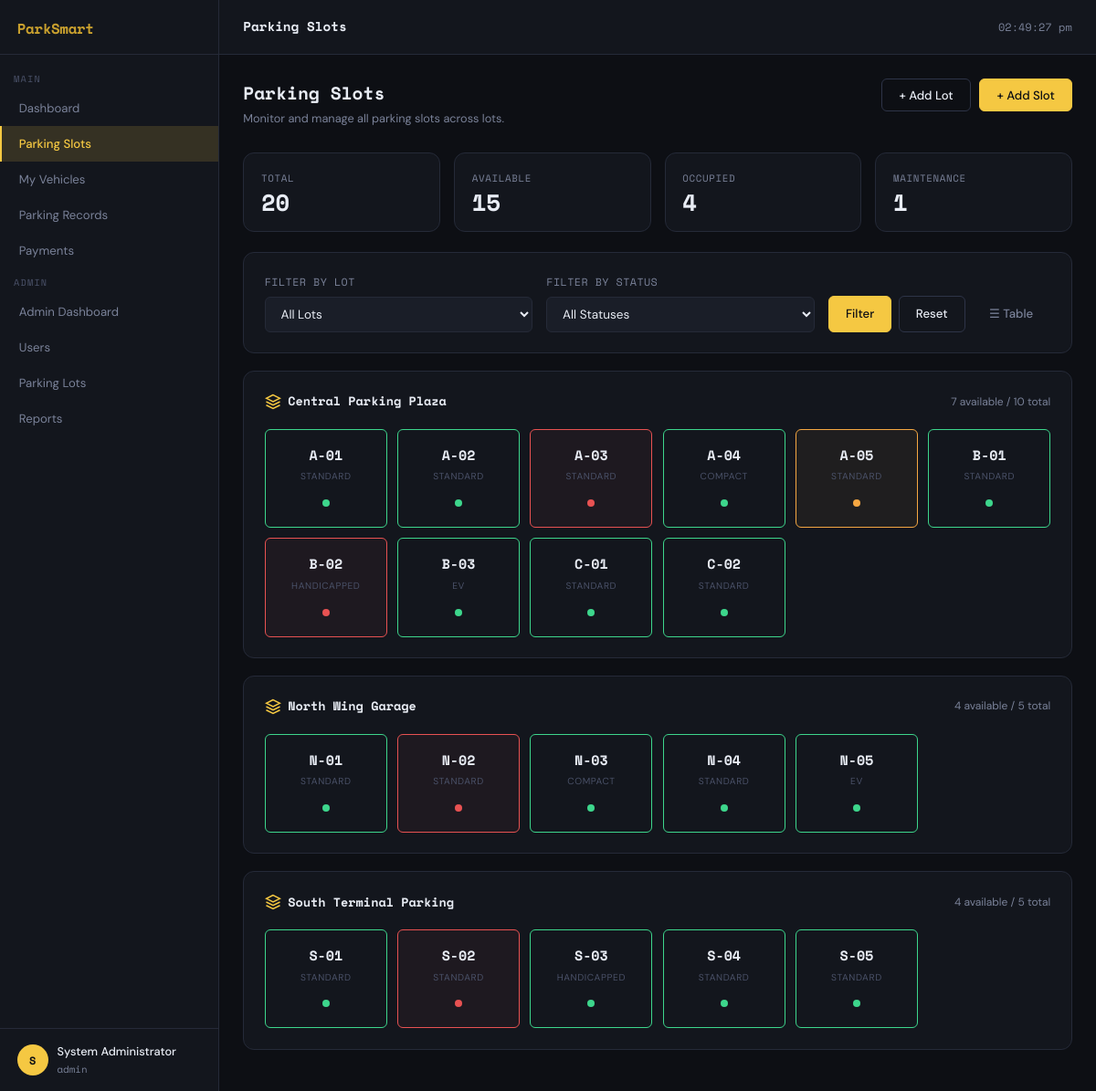
The page /views/slots/index.php (signed in) on the database its author committed.
### tables this page shows
CREATE TABLE parking_slots (
    slotID      INT AUTO_INCREMENT PRIMARY KEY,
    lotID       INT NOT NULL,
    slotNumber  VARCHAR(20) NOT NULL,
    location    VARCHAR(100) NOT NULL,
    status      ENUM('available','occupied','maintenance') NOT NULL DEFAULT 'available',
    slotType    ENUM('standard','compact','handicapped','ev') NOT NULL DEFAULT 'standard',
    createdAt   DATETIME DEFAULT CURRENT_TIMESTAMP,
    FOREIGN KEY (lotID) REFERENCES parking_lots(lotID) ON DELETE CASCADE,
    UNIQUE KEY unique_slot (lotID, slotNumber)
);

### auth/auth.php (called while the page is built, shortened)
<?php
require_once __DIR__ . '/../config/database.php';
function isLoggedIn(): bool {
    return isset($_SESSION['user_id']) && !empty($_SESSION['user_id']);
}
function isAdmin(): bool {
    return isLoggedIn() && ($_SESSION['user_role'] ?? '') === 'admin';
}

### config/database.php (called while the page is built, shortened)
<?php
function getDB(): PDO {
    static $pdo = null;
    if ($pdo === null) {
        $dsn = "mysql:host=" . DB_HOST . ";dbname=" . DB_NAME . ";charset=" . DB_CHARSET;
        $options = [
            PDO::ATTR_ERRMODE            => PDO::ERRMODE_EXCEPTION,
            PDO::ATTR_DEFAULT_FETCH_MODE => PDO::FETCH_ASSOC,
            PDO::ATTR_EMULATE_PREPARES   => false,
        ];
        try {
            $pdo = new PDO($dsn, DB_USER, DB_PASS, $options);
        } catch (PDOException $e) {
            http_response_code(500);
            die(json_encode(['success' => false, 'message' => 'Database connection failed.']));
        }
    }
    return $pdo;
}
function esc(string $str): string {
    return htmlspecialchars($str, ENT_QUOTES, 'UTF-8');
}

### models/ParkingSlot.php (called while the page is built, shortened)
<?php
require_once __DIR__ . '/../config/database.php';
class ParkingSlot {
    private PDO $db;
    public function __construct() {
        $this->db = getDB();
    }
    public function getAll(string $status = '', int $lotID = 0): array {
        $sql = "SELECT ps.*, pl.lotName FROM parking_slots ps
                JOIN parking_lots pl ON ps.lotID = pl.lotID WHERE 1=1";
        $params = [];
        $sql .= " ORDER BY pl.lotName, ps.slotNumber";
        $stmt = $this->db->prepare($sql);
        $stmt->execute($params);
        return $stmt->fetchAll();
    }
    public function getStats(): array {
        $stmt = $this->db->query(
            "SELECT
                COUNT(*) AS total,
                SUM(CASE WHEN status='available' THEN 1 ELSE 0 END) AS available,
                SUM(CASE WHEN status='occupied' THEN 1 ELSE 0 END) AS occupied,
                SUM(CASE WHEN status='maintenance' THEN 1 ELSE 0 END) AS maintenance
             FROM parking_slots"
        );
        return $stmt->fetch();
    }
}

### views/slots/index.php (the view, shortened to what this page needs)
<?php
require_once __DIR__ . '/../../auth/auth.php';
require_once __DIR__ . '/../../models/ParkingSlot.php';
require_once __DIR__ . '/../../includes/layout.php';
$ps     = new ParkingSlot();
$filter_status = $_GET['status'] ?? '';
$filter_lot    = (int)($_GET['lot'] ?? 0);
$slots  = $ps->getAll($filter_status, $filter_lot);
$stats  = $ps->getStats();
?>
<div class="page-header">
  <div class="page-header-left">
    <h1>Parking Slots</h1>
    <p>Monitor and manage all parking slots across lots.</p>
  </div>
  <div class="page-header-actions">
    <?php if (isAdmin()): ?>
    <button class="btn btn-outline" onclick="Modal.open('modal-add-lot')">+ Add Lot</button>
    <button class="btn btn-primary" onclick="Modal.open('modal-add-slot')">+ Add Slot</button>
    <?php endif; ?>
  </div>
</div>
<div class="stat-grid" style="grid-template-columns:repeat(4,1fr);margin-bottom:1.5rem">
  <div class="stat-card"><div class="stat-label">Total</div><div class="stat-value"><?= $stats['total'] ?></div></div>
  <div class="stat-card green"><div class="stat-label">Available</div><div class="stat-value"><?= $stats['available'] ?></div></div>
  <div class="stat-card red"><div class="stat-label">Occupied</div><div class="stat-value"><?= $stats['occupied'] ?></div></div>
  <div class="stat-card orange"><div class="stat-label">Maintenance</div><div class="stat-value"><?= $stats['maintenance'] ?></div></div>
</div>
<div class="card" style="margin-bottom:1.25rem">
  <form method="GET" style="display:flex;gap:1rem;flex-wrap:wrap;align-items:flex-end">
    <div class="form-group" style="margin:0;flex:1;min-width:150px">
      <label class="form-label">Filter by Lot</label>
      <select name="lot" class="form-control">
        <option value="">All Lots</option>
      </select>
    </div>
    <div class="form-group" style="margin:0;flex:1;min-width:150px">
      <label class="form-label">Filter by Status</label>
      <select name="status" class="form-control">
        <option value="">All Statuses</option>
      </select>
    </div>
    <div style="display:flex;gap:.5rem">
      <button type="submit" class="btn btn-primary">Filter</button>
      <a href="?" class="btn btn-outline">Reset</a>
      <button type="button" class="btn btn-ghost" onclick="toggleView()" id="view-toggle">☰ Table</button>
    </div>
  </form>
</div>
<div id="grid-view">
<?php
$grouped = [];
foreach ($slots as $s) { $grouped[$s['lotName']][] = $s; }
foreach ($grouped as $lotName => $lotSlots):
?>
<div class="card" style="margin-bottom:1.25rem">
  <div class="card-header">
    <div class="card-title">
      <svg viewBox="0 0 24 24" fill="none" stroke="currentColor" stroke-width="2" width="18" height="18"><polygon points="12 2 2 7 12 12 22 7 12 2"/><polyline points="2 17 12 22 22 17"/><polyline points="2 12 12 17 22 12"/></svg>
      <?= esc($lotName) ?>
    </div>
    <div style="font-size:.8rem;color:var(--text-muted)">
      <?= count(array_filter($lotSlots, fn($s) => $s['status'] === 'available')) ?> available /
      <?= count($lotSlots) ?> total
    </div>
  </div>
  <div class="slot-grid">
    <?php foreach ($lotSlots as $slot): ?>
    <div class="slot-tile <?= esc($slot['status']) ?>"
         onclick="<?= isAdmin() ? "openSlotEdit({$slot['slotID']}, '{$slot['slotNumber']}', '{$slot['status']}', '{$slot['slotType']}', {$slot['lotID']})" : '' ?>"
         title="<?= esc($slot['slotNumber']) ?> — <?= esc($slot['status']) ?>">
      <div class="slot-number"><?= esc($slot['slotNumber']) ?></div>
      <div class="slot-type"><?= esc($slot['slotType']) ?></div>
      <div class="slot-status-dot"></div>
    </div>
    <?php endforeach; ?>
  </div>
</div>
<?php endforeach; ?>
</div>

### rows shown on the page
parking_slots: slotNumber "A-01", slotType "STANDARD"
parking_slots: slotNumber "A-02", slotType "STANDARD"
parking_slots: slotNumber "A-03", slotType "STANDARD"
parking_slots: slotNumber "A-04", slotType "COMPACT"
parking_slots: slotNumber "A-05", slotType "STANDARD"
parking_slots: slotNumber "B-01", slotType "STANDARD"
parking_slots: slotNumber "B-02", slotType "HANDICAPPED"
parking_slots: slotNumber "B-03", slotType "EV"
parking_slots: slotNumber "C-01", slotType "STANDARD"
parking_slots: slotNumber "C-02", slotType "STANDARD"
parking_slots: slotNumber "N-01", slotType "STANDARD"
parking_slots: slotNumber "N-02", slotType "STANDARD"
parking_slots: slotNumber "N-03", slotType "COMPACT"
parking_slots: slotNumber "N-04", slotType "STANDARD"
parking_slots: slotNumber "N-05", slotType "EV"
parking_slots: slotNumber "S-01", slotType "STANDARD"
parking_slots: slotNumber "S-02", slotType "STANDARD"
parking_slots: slotNumber "S-03", slotType "HANDICAPPED"
parking_slots: slotNumber "S-04", slotType "STANDARD"
parking_slots: slotNumber "S-05", slotType "STANDARD"

### other values the page prints
$item['label'] "Dashboard"
$item['label'] "Parking Slots"
$item['label'] "My Vehicles"
$item['label'] "Parking Records"
$item['label'] "Payments"
$item['label'] "Admin Dashboard"
$item['label'] "Users"
$item['label'] "Parking Lots"
$item['label'] "Reports"
$initial "S"
$user['name'] "System Administrator"
$user['role'] "admin"
$title "Parking Slots"
$stats['total'] "20"
$stats['available'] "15"
